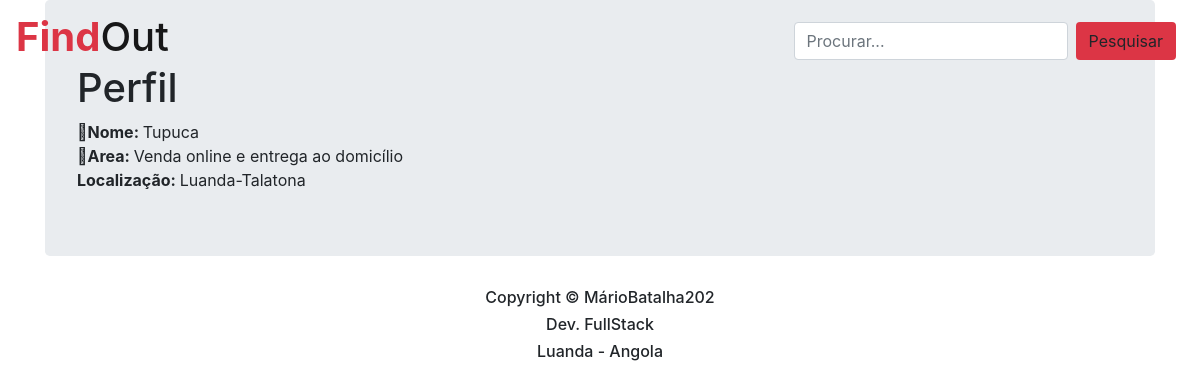
The page /view/visualizar.php?id=6 on the database its author committed.
### tables this page shows
CREATE TABLE `cadastro` (
  `id` int(11) NOT NULL,
  `Nome` varchar(100) NOT NULL,
  `area` varchar(100) NOT NULL,
  `tutela` varchar(20) NOT NULL,
  `local` varchar(200) NOT NULL,
  `descricao` varchar(200) NOT NULL,
  `Rotas` varchar(3000) NOT NULL,
  `img` varchar(200) NOT NULL
);

### controller/ClassConexao.php (called while the page is built)
<?php
class ClassConexao{
    public function connectDB(){
        try{
            $con=new PDO("mysql:host=localhost;dbname=crud","root","");
            return $con;
        }catch (PDOExpection $erro){
            return $erro-> getMessage();
        }
    }
}
?>

### controller/ClassCrud.php (called while the page is built, shortened)
<?php
include("ClassConexao.php");
Class ClassCrud extends ClassConexao{
    private $crud;
    private $contador;
    public function  preparedstatements($query, $parametros){
        $this->crud=$this->connectDB()->prepare($query);
        if($this->contador > 0){
            for($i=1; $i<=$this->contador; $i++ ){
                $this->crud->bindValue($i, $parametros[$i-1]);
            }
        }
      $this->crud->execute();
    }
    public function countparametros($parametros){
        $this->contador=count($parametros);
    }
    public function selectDB($campos, $tabela, $condicao, $parametros){
        $this->preparedstatements("SELECT {$campos} FROM {$tabela} {$condicao}", $parametros);
        return $this->crud;
        }
  }
?>

### view/visualizar.php (the view, shortened to what this page needs)
<!DOCTYPE html>
<html lang="pt-br">
<head>
    <link rel="stylesheet" href="../font/css/bootstrap.min.css">
    <link rel="stylesheet" href="../font/font awesome/fontawesome.min.css">
    <link rel="stylesheet" href="../font/js/bootstrap.min.js">
</head>
<body>
<?php include_once("header.php");?>
<div class="jumbotron">
<?php
include_once("../controller/ClassCrud.php");
    $crud = new ClassCrud();
    $iduser=filter_input(INPUT_GET, 'id', FILTER_SANITIZE_SPECIAL_CHARS);
    $BFetch=$crud->selectDB("*", "cadastro","where id=?", array($iduser));
    $Fetch=$BFetch->fetch(PDO::FETCH_ASSOC);
?>
    <h1>Perfil</h1>
    <i class="fa fa-user-circle"></i><strong>Nome: </strong><?php echo $Fetch['Nome']; ?><br>
    <i class="fas fa-arrow-down"></i><strong>Area: </strong><?php echo $Fetch['area']; ?><br>
    <i class="fas fa-arrow-dow "></i><strong>Localização: </strong><?php echo $Fetch['local']; ?>
</div>
  </head>
  <body>
<?php include_once("footer.php");?>
</body>
</html>

### view/visualizar.php (style rules this page uses)
html, body { height: 80%; margin: 0; padding: 0; }

### rows shown on the page
cadastro: Nome "Tupuca", area "Venda online e entrega ao domicílio", local "Luanda-Talatona"
